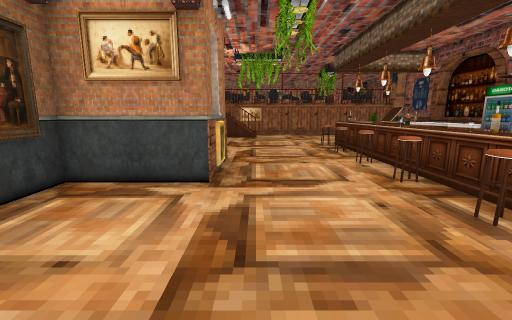
[1] (above)

13 first-person views from a walk through a Godot game level. The camera is 1.3 m above the floor, tilts 10° down and sees 90° across. The floor is counted in squares, 1 m on a side. Each view is taken from the middle of a square. On the plan, view 1 faces up. The plan holds only what a view shows up to about 13 squares ahead; the rest is blank. The place goes on beyond the plan.

[2]
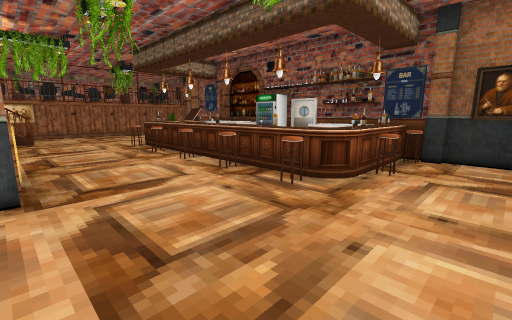

[3]
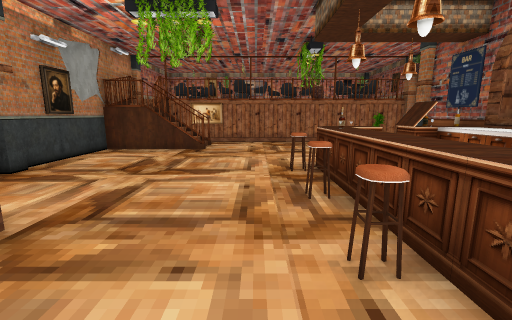

[4]
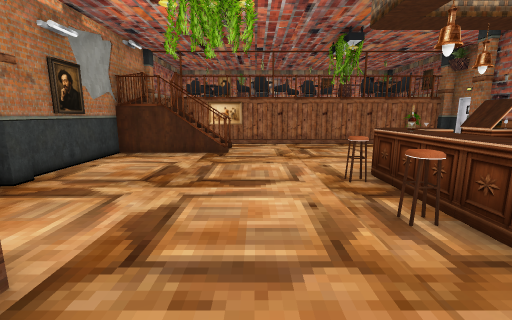

[5]
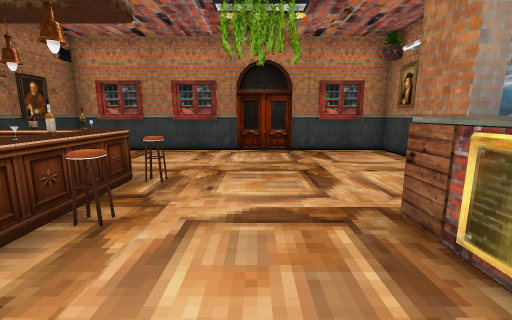

[6]
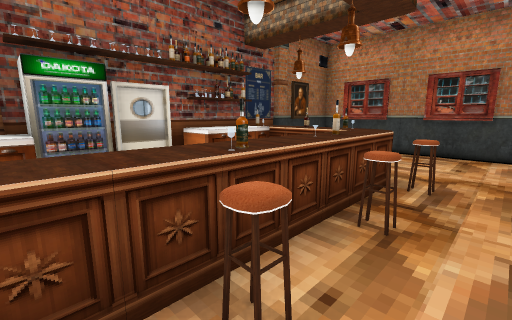

[7]
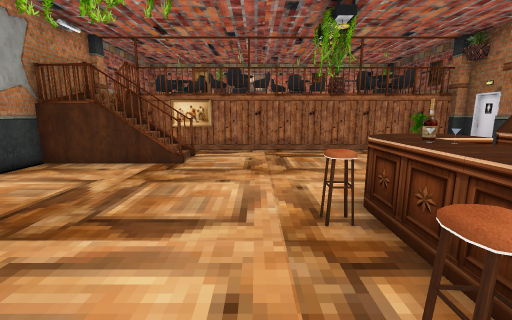

[8]
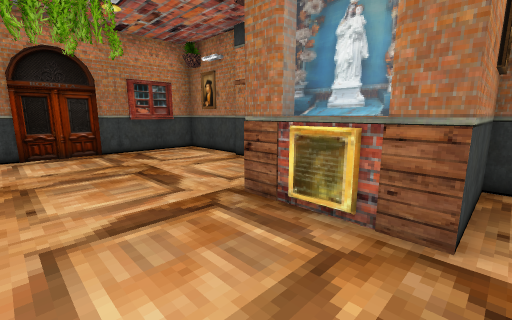

[9]
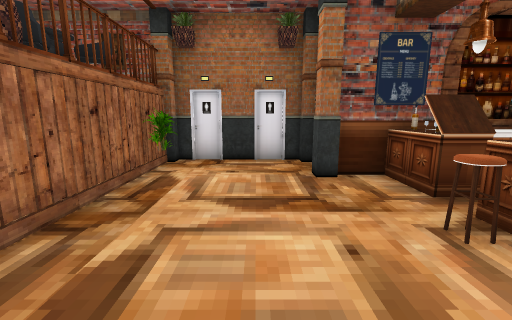

[10]
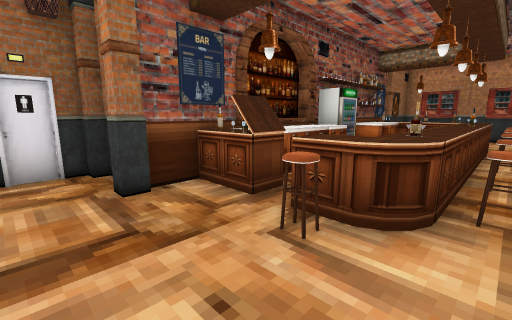

[11]
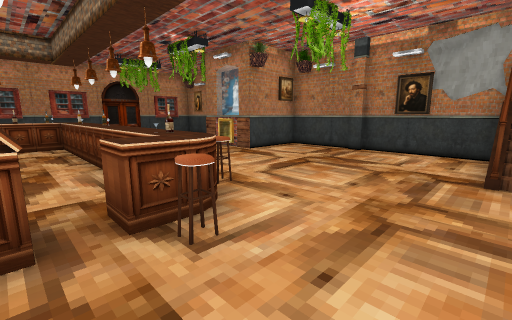

[12]
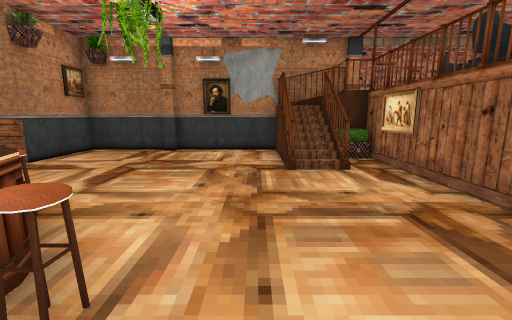

[13]
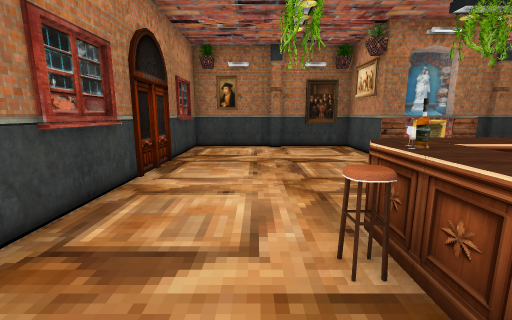

### Floor plan
Key: @ floor where view 1 was taken; # wall or solid block; . floor; = window, fence, low wall or low ledge; ^ raised ledge.
Columns run from 4 left of view 1 to 10 right of it. Each row starts with its distance up from view 1.
 18   #############
 17   #.........#.#
 16  ####.........#
 15 #####.........#
 14 #.............#
 13 #........=..###
 12 #.......^^#^
 11 #......=^.#^#
 10 #.......^..^^
  9 #......=^..^^
  8 #.......^. ^#
  7 ###^...=^. #
  6    ^....^. #
  5 ####...=^..^
  4 #.......^..#
  3 #......=^^^^
  2 #........^=^#
  1 #...........#
  0 #...@.......#
 -1 #...........#
 -2 #############

Positions as (right, up) in squares from view 1, and headings:
1: (0, 0), facing up
2: (-1, 0), facing up-right
3: (2, 5), facing up
4: (1, 6), facing up
5: (1, 8), facing down
6: (2, 8), facing down-right
7: (2, 8), facing up
8: (2, 8), facing down-left
9: (2, 15), facing right
10: (3, 15), facing down-right
11: (6, 15), facing down-left
12: (6, 14), facing left
13: (7, 1), facing left
